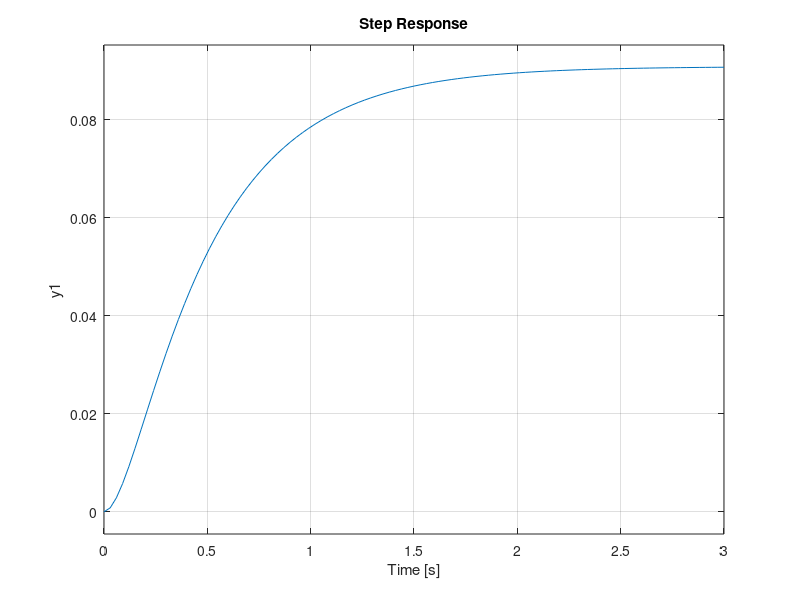

Write the MATLAB code that produced this figure. (Note: this script raises an error after producing the figure.)
clc; clear all; close all
% system function
s = tf('s');
J = 0.01;
b = 0.1;
K = 0.01;
R = 1;
L = 0.5;

num_motor = [K];
den_motor = [J*L J*R+b*L R*b+K*K];
motor = tf(num_motor,den_motor);
motor_l = feedback(motor,1);
step(motor_l)
%step(motor_l/s);
%impulse(motor_l);
%step(motor_l/s^2);
hold on
stepinfo(motor_l)
[y,t] = step(motor_l);
ss_error = abs(1 - y(end))

tic
% Constant
c1=2; c2=2; w_max = 1; w_min = 0.1; particles=50; iterations=100;
var=3; e_max = 1; e_min=0.1;

% Search limit
lim_min = 0;
lim_max = 2500;

% imization steps
steps = 0;

% Initialization
for m=1:particles
    for n=1:var
        v(m,n)=0;
        x(m,n)=lim_min+rand*(lim_max-lim_min);
        xp(m,n)=x(m,n);
    end
    
    % Model Parameters
    Kp = x(m,1);
    Ki = x(m,2);
    Kd = x(m,3);
    
    % Simulation Model
    pid = tf([Kd Kp Ki],[0 1 0]);
    motor_cl = feedback(motor * pid, 1);
    y = step(motor_cl);
    
    % TIAE (Objective Function)
    total = 0;
    T = size(y);
    for t=1:T
        total=total+(t*abs(y(t)-1));
    end
    ITAE(m) = total;
end

% Find the best value
[prev_best, loc] = min(ITAE);
xg(1) = x(loc,1);
xg(2) = x(loc,2);
xg(3) = x(loc,3);

for i=1:iterations
    e = e_max - ((e_max - e_min)*i)/iterations;
    w = w_min + ((iterations - i)*(w_max - w_min))/iterations;
    for m=1:particles
        for n=1:var
            v(m,n) = w*v(m,n) + c1*rand*(xp(m,n)-x(m,n)) + c2*rand*(xg(n)-x(m,n));
            x(m,n) = x(m,n) + e*v(m,n);
            % Constrain
            if x(m,n) < lim_min
                x(m,n) = lim_min;
            end
            if x(m,n) > lim_max
                x(m,n) = lim_max;
            end
        end
        
        % Update Personal Best
        Kp = x(m,1);
        Ki = x(m,2);
        Kd = x(m,3);
        pid = tf([Kd Kp Ki],[0 1 0]);
        motor_cl = feedback(motor * pid, 1);
        y = step(motor_cl);
        
        total = 0;
        T = size(y);
        for t=1:T
            total=total+(t*abs(y(t)-1));
        end
        ITAEp(m) = total;
        if ITAEp(m) < ITAE(m)
            ITAE(m) = ITAEp(m);
            xp(m,1) = x(m,1);
            xp(m,2) = x(m,2);
            xp(m,3) = x(m,3);
        end
    end
    % Update Global best
    [now_best, loc] = min(ITAE);
    if now_best < prev_best
        prev_best = now_best;
        xg(1) = xp(loc,1); % actually this can change to x(loc,n)
        xg(2) = xp(loc,2);
        xg(3) = xp(loc,3);
    end
    steps = steps + 1;
    best_value(steps) = prev_best;
end
toc
% Final Testing
ITAE_min = prev_best
Kp = xg(1)
Ki = xg(2)
Kd = xg(3)

pid = tf([Kd Kp Ki],[0 1 0]);
motor_cl = feedback(motor * pid, 1);
step(motor_cl)
%step(motor_cl/s);
%impulse(motor_cl);
%step(motor_cl/s^2);
legend("Before Tuning","After tuning");
title("Step Response");
stepinfo(motor_cl)
[y,t] = step(motor_cl);
ss_error = abs(1 - y(end))

t = 1:steps;
figure
plot(t,best_value, 'r--','LineWidth',2);
xlabel('Iteration');
ylabel('Cost Function (ITAE)');
legend("ITAE for PSO-PID");
title("ITAE with each iteration")
